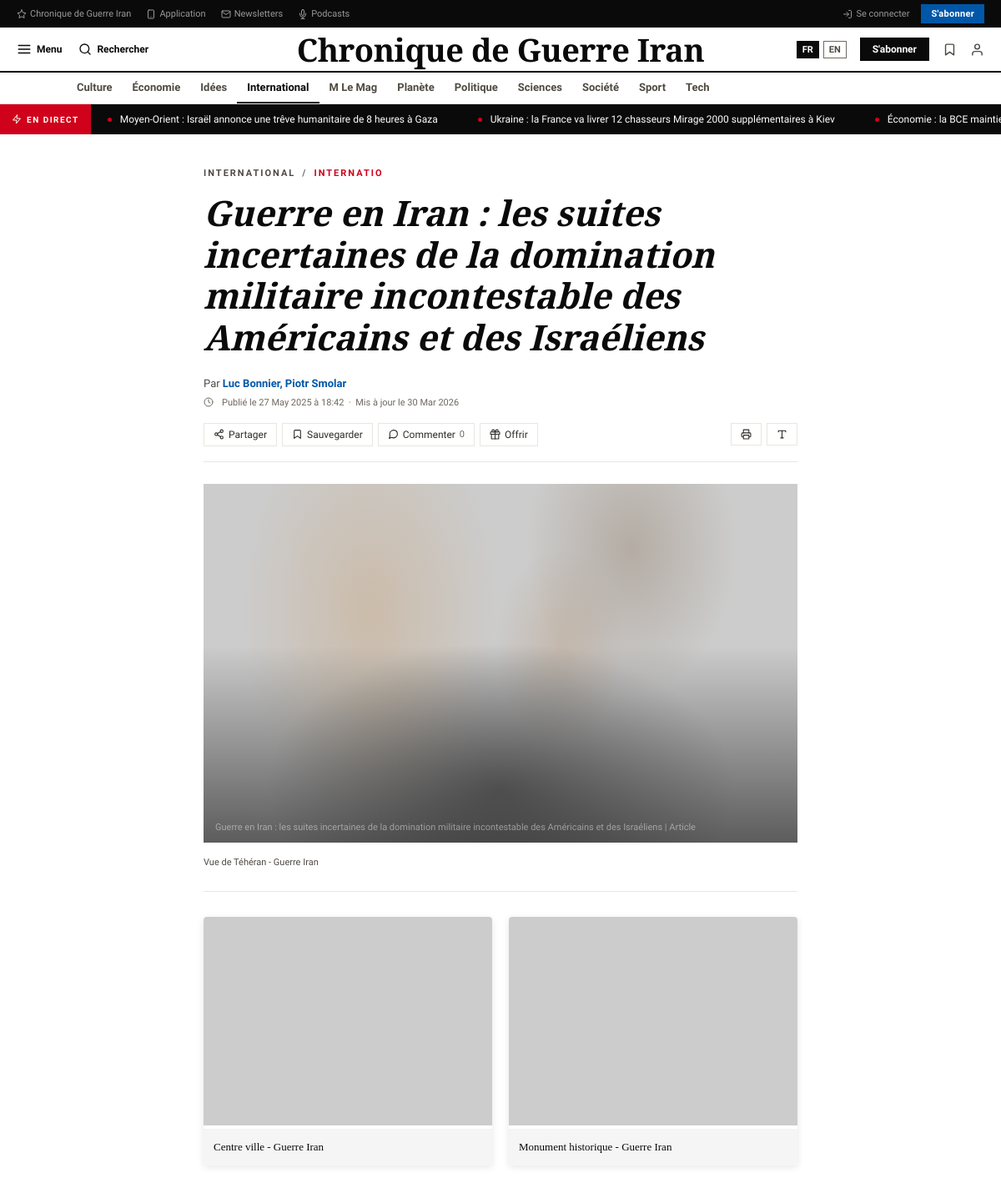
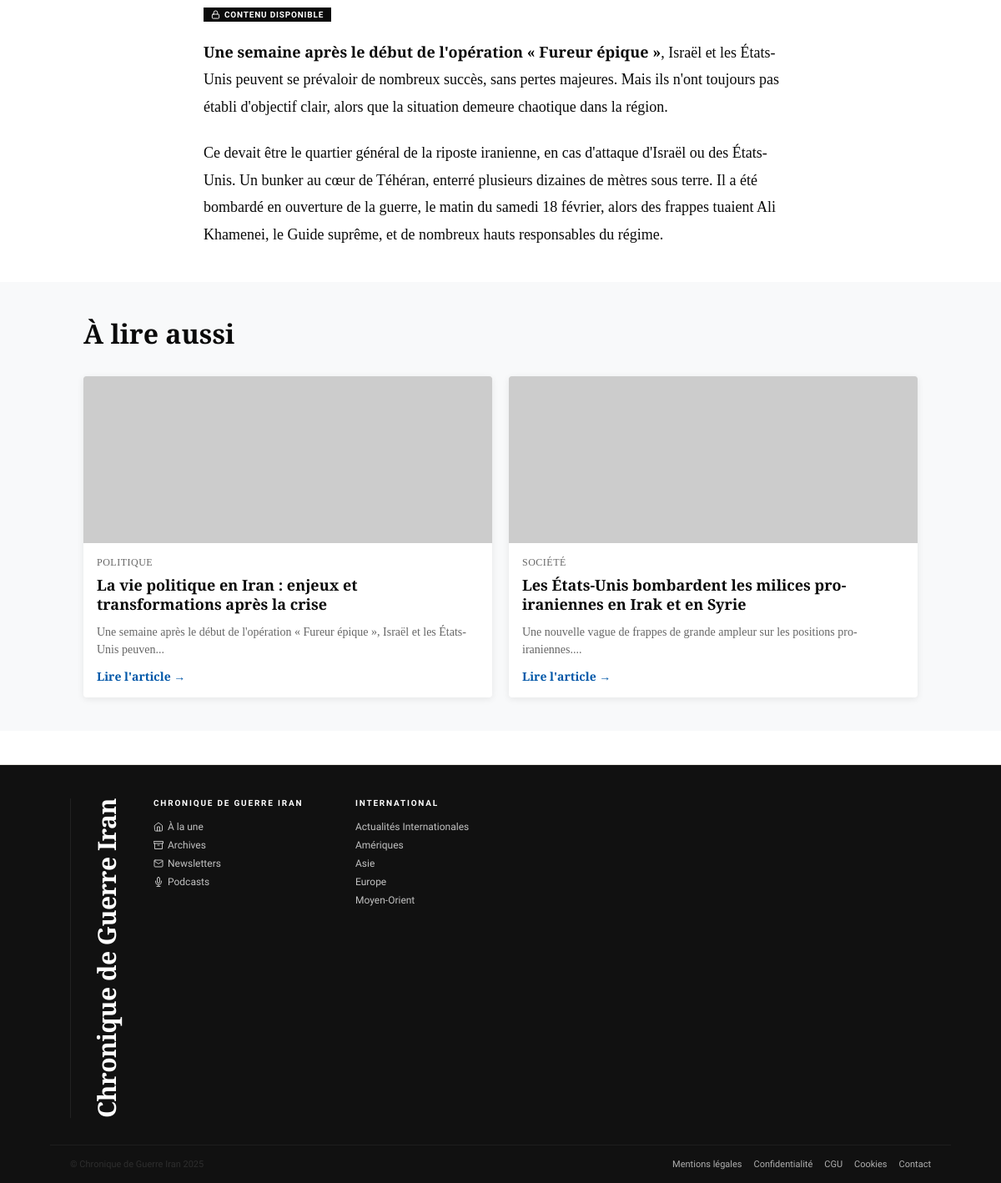
Screenshot of /article.php?id=1 with the database file from the repository (2 pictures, top to bottom).
### tables this page shows
CREATE TABLE IF NOT EXISTS categories (
    id INT AUTO_INCREMENT PRIMARY KEY,
    name VARCHAR(100) NOT NULL UNIQUE,
    slug VARCHAR(100) NOT NULL UNIQUE,
    created_at TIMESTAMP DEFAULT CURRENT_TIMESTAMP,
    updated_at TIMESTAMP DEFAULT CURRENT_TIMESTAMP ON UPDATE CURRENT_TIMESTAMP
);

CREATE TABLE IF NOT EXISTS diffusion (
    id INT AUTO_INCREMENT PRIMARY KEY,
    title VARCHAR(500) NOT NULL,
    status_id INT NOT NULL DEFAULT 1,
    created_at TIMESTAMP DEFAULT CURRENT_TIMESTAMP,
    updated_at TIMESTAMP DEFAULT CURRENT_TIMESTAMP ON UPDATE CURRENT_TIMESTAMP,
    FOREIGN KEY (status_id) REFERENCES statuts(id) ON DELETE RESTRICT,
    INDEX idx_status (status_id),
    INDEX idx_created (created_at)
);

CREATE TABLE IF NOT EXISTS articles (
    id INT AUTO_INCREMENT PRIMARY KEY,
    category_id INT NOT NULL,
    title VARCHAR(255) NOT NULL,
    description VARCHAR(500),
    content LONGTEXT,
    author VARCHAR(150),
    image_url VARCHAR(500),
    is_featured BOOLEAN DEFAULT 0,
    published_at TIMESTAMP DEFAULT CURRENT_TIMESTAMP,
    created_at TIMESTAMP DEFAULT CURRENT_TIMESTAMP,
    updated_at TIMESTAMP DEFAULT CURRENT_TIMESTAMP ON UPDATE CURRENT_TIMESTAMP,
    FOREIGN KEY (category_id) REFERENCES categories(id) ON DELETE CASCADE,
    INDEX idx_category (category_id),
    INDEX idx_published (published_at),
    INDEX idx_featured (is_featured)
);

CREATE TABLE IF NOT EXISTS article_images (
    id INT AUTO_INCREMENT PRIMARY KEY,
    article_id INT NOT NULL,
    image_url VARCHAR(500) NOT NULL,
    caption VARCHAR(500),
    position INT DEFAULT 0,
    created_at TIMESTAMP DEFAULT CURRENT_TIMESTAMP,
    FOREIGN KEY (article_id) REFERENCES articles(id) ON DELETE CASCADE,
    INDEX idx_article (article_id),
    INDEX idx_position (position)
);

### model/Category.php (called while the page is built, shortened)
<?php
class Category {
    private $pdo;
    public function __construct($pdo) {
        $this->pdo = $pdo;
    }
    public function getAll() {
        $sql = "SELECT * FROM categories ORDER BY name ASC";
        $stmt = $this->pdo->prepare($sql);
        $stmt->execute();
        return $stmt->fetchAll(PDO::FETCH_ASSOC);
    }
}
?>

### controller/DiffusionController.php (called while the page is built, shortened)
<?php
require_once __DIR__ . '/../model/Diffusion.php';
require_once __DIR__ . '/../model/Article.php';
class DiffusionController {
    private $diffusion;
    public function __construct($pdo) {
        $this->diffusion = new Diffusion($pdo);
    }
    public function getActive() {
        $diffusions = $this->diffusion->getActive(8);
        return ['diffusions' => $diffusions];
    }
}
?>

### model/Diffusion.php (called while the page is built, shortened)
<?php
class Diffusion {
    private $pdo;
    public function __construct($pdo) {
        $this->pdo = $pdo;
    }
    public function getActive($limit = 10) {
        $sql = "SELECT d.*, s.name as status_name FROM diffusion d
                LEFT JOIN statuts s ON d.status_id = s.id
                WHERE d.status_id IN (1, 3)
                ORDER BY d.created_at DESC
                LIMIT :limit";
        $stmt = $this->pdo->prepare($sql);
        $stmt->bindParam(':limit', $limit, PDO::PARAM_INT);
        $stmt->execute();
        return $stmt->fetchAll(PDO::FETCH_ASSOC);
    }
}
?>

### controller/ArticleController.php (called while the page is built, shortened)
<?php
require_once __DIR__ . '/../model/Article.php';
require_once __DIR__ . '/../model/Category.php';
require_once __DIR__ . '/../model/ArticleImage.php';
class ArticleController {
    private $article;
    private $pdo;
    public function __construct($pdo) {
        $this->pdo = $pdo;
        $this->article = new Article($pdo);
    }
    public function view($article_id) {
        $article = $this->article->getById($article_id);
        $imageModel = new ArticleImage($this->pdo);
        $images = $imageModel->getByArticle($article_id);
        $allArticles = $this->article->getAll(100);
        $otherArticles = array_filter($allArticles, function($a) use ($article_id) {
            return $a['id'] != $article_id;
        });
        $otherArticles = array_slice($otherArticles, 0, 3);
        return [
            'article' => $article,
            'images' => $images,
            'otherArticles' => $otherArticles
        ];
    }
}
?>

### model/Article.php (called while the page is built, shortened)
<?php
class Article {
    private $pdo;
    public function __construct($pdo) {
        $this->pdo = $pdo;
    }
    public function getById($article_id) {
        $sql = "SELECT a.*, c.name as category_name FROM articles a
                LEFT JOIN categories c ON a.category_id = c.id
                WHERE a.id = :id";
        $stmt = $this->pdo->prepare($sql);
        $stmt->bindParam(':id', $article_id, PDO::PARAM_INT);
        $stmt->execute();
        return $stmt->fetch(PDO::FETCH_ASSOC);
    }
    public function getAll($limit = 9, $offset = 0) {
        $sql = "SELECT a.*, c.name as category_name FROM articles a
                LEFT JOIN categories c ON a.category_id = c.id
                ORDER BY a.published_at DESC
                LIMIT :offset, :limit";
        $stmt = $this->pdo->prepare($sql);
        $stmt->bindParam(':offset', $offset, PDO::PARAM_INT);
        $stmt->bindParam(':limit', $limit, PDO::PARAM_INT);
        $stmt->execute();
        return $stmt->fetchAll(PDO::FETCH_ASSOC);
    }
}
?>

### model/ArticleImage.php (called while the page is built, shortened)
<?php
class ArticleImage {
    private $pdo;
    public function __construct($pdo) {
        $this->pdo = $pdo;
    }
    public function getByArticle($article_id) {
        $sql = "SELECT * FROM article_images
                WHERE article_id = :article_id
                ORDER BY position ASC";
        $stmt = $this->pdo->prepare($sql);
        $stmt->bindParam(':article_id', $article_id, PDO::PARAM_INT);
        $stmt->execute();
        return $stmt->fetchAll(PDO::FETCH_ASSOC);
    }
}
?>

### article.php (the view, shortened to what this page needs)
<?php
require_once __DIR__ . '/model/Article.php';
require_once __DIR__ . '/model/Category.php';
require_once __DIR__ . '/controller/ArticleController.php';
require_once __DIR__ . '/controller/DiffusionController.php';
$database = new Database();
$pdo = $database->connect();
$articleController = new ArticleController($pdo);
$categoryModel = new Category($pdo);
$diffusionController = new DiffusionController($pdo);
$article_id = isset($_GET['id']) ? (int)$_GET['id'] : null;
$data = $articleController->view($article_id);
$article = $data['article'];
$images = $data['images'];
$otherArticles = $data['otherArticles'];
$categories = $categoryModel->getAll();
$diffusions = $diffusionController->getActive()['diffusions'];
$heroImage = '';
if (!empty($images)) {
    $heroImage = $images[0]['image_url'];
} elseif (!empty($article['image_url'])) {
    $heroImage = $article['image_url'];
}
$heroCaption = '';
if (!empty($images) && !empty($images[0]['caption'])) {
    $heroCaption = $images[0]['caption'];
} else {
    $heroCaption = $article['description'] ?? '';
}
?>
<!DOCTYPE html>
<html lang="fr">
<head>
    <link rel="stylesheet" href="inc/css/style.css">
</head>
<body>
<div class="util-bar">
  <div class="util-bar__left">
    <a href="#"><svg data-feather="star"></svg>Chronique de Guerre Iran</a>
    <a href="#"><svg data-feather="smartphone"></svg>Application</a>
    <a href="#"><svg data-feather="mail"></svg>Newsletters</a>
    <a href="#"><svg data-feather="mic"></svg>Podcasts</a>
  </div>
  <div class="util-bar__right">
    <a href="#"><svg data-feather="log-in"></svg>Se connecter</a>
    <button class="btn-sub-util">S'abonner</button>
  </div>
</div>
<nav class="main-nav">
  <div class="nav-left">
    <button class="nav-btn">
      <svg data-feather="menu"></svg>
      Menu
    </button>
    <button class="nav-btn search">
      <svg data-feather="search"></svg>
      Rechercher
    </button>
  </div>
  <div class="nav-logo"><a href="index.php">Chronique de Guerre Iran</a></div>
  <div class="nav-right">
    <div class="nav-lang">
      <a href="#" class="active">FR</a>
      <a href="#">EN</a>
    </div>
    <button class="btn-sub-nav">S'abonner</button>
    <span class="nav-icon"><svg data-feather="bookmark"></svg></span>
    <span class="nav-icon"><svg data-feather="user"></svg></span>
  </div>
</nav>
<nav class="rubrique-nav">
  <ul>
    <?php foreach ($categories as $cat): ?>
      <li class="<?php echo $cat['slug'] === 'international' ? 'active' : ''; ?>">
        <a href="category.php?slug=<?php echo urlencode($cat['slug']); ?>">
          <?php echo htmlspecialchars($cat['name']); ?>
        </a>
      </li>
    <?php endforeach; ?>
  </ul>
</nav>
<div class="ticker">
  <div class="ticker-label">
    <svg data-feather="zap"></svg>
    En direct
  </div>
  <div class="ticker-scroll">
    <div class="ticker-track">
      <?php if (!empty($diffusions)): ?>
        <?php foreach ($diffusions as $diffusion): ?>
          <span class="item"><?php echo htmlspecialchars($diffusion['title']); ?></span>
        <?php endforeach; ?>
      <?php else: ?>
        <span class="item">Aucune actualité en direct</span>
      <?php endif; ?>
    </div>
  </div>
</div>
<div class="article-wrap">
  <div class="kicker">
    <span><?php echo htmlspecialchars($article['category_name'] ?? 'Actualités'); ?></span>
    <span class="bullet">/</span>
    <span class="hot"><?php echo htmlspecialchars(substr($article['category_name'], 0, 10)); ?></span>
  </div>
  <h1 class="article-title"><?php echo htmlspecialchars($article['title']); ?></h1>
  <div class="byline">Par <a href="#"><?php echo htmlspecialchars($article['author'] ?? 'Rédaction'); ?></a></div>
  <div class="article-meta">
    <svg data-feather="clock"></svg>
    Publié le <?php echo date('d M Y', strtotime($article['published_at'])); ?> à <?php echo date('H:i', strtotime($article['published_at'])); ?> &nbsp;·&nbsp; Mis à jour le <?php echo date('d M Y', strtotime($article['updated_at'])); ?>
  </div>
  <div class="article-actions">
    <button class="act-btn"><svg data-feather="share-2"></svg> Partager</button>
    <button class="act-btn"><svg data-feather="bookmark"></svg> Sauvegarder</button>
    <button class="act-btn"><svg data-feather="message-circle"></svg> Commenter <span class="count">0</span></button>
    <button class="act-btn"><svg data-feather="gift"></svg> Offrir</button>
    <button class="act-btn"><svg data-feather="printer"></svg></button>
    <button class="act-btn"><svg data-feather="type"></svg></button>
  </div>
  <div class="hero" style="background-image: url('<?php echo htmlspecialchars($heroImage); ?>'); background-size: cover; background-position: center;">
    <div class="hero-caption-text"><?php echo htmlspecialchars($article['title']); ?> | Article</div>
  </div>
  <div class="caption">
    <?php echo htmlspecialchars($heroCaption); ?>
  </div>
  <?php if (count($images) > 1): ?>
  <div style="margin: 30px 0; display: grid; grid-template-columns: repeat(auto-fit, minmax(250px, 1fr)); gap: 20px;">
    <?php foreach (array_slice($images, 1) as $img): ?>
    <div style="border-radius: 4px; overflow: hidden; box-shadow: 0 2px 8px rgba(0,0,0,0.1);">
      <img src="<?php echo htmlspecialchars($img['image_url']); ?>" alt="<?php echo htmlspecialchars($img['caption'] ?? ''); ?>" style="width: 100%; height: 250px; object-fit: cover;">
      <?php if (!empty($img['caption'])): ?>
      <p style="padding: 12px; font-size: 13px; line-height: 1.5; background: #f5f5f5;"><?php echo htmlspecialchars($img['caption']); ?></p>
      <?php endif; ?>
    </div>
    <?php endforeach; ?>
  </div>
  <?php endif; ?>
  <div class="sub-tag"><svg data-feather="lock"></svg> Contenu disponible</div>
  <div class="body">
    <?php echo $article['content']; ?>
  </div>
</div>
<?php if (!empty($otherArticles)): ?>
<section style="background: #f8f9fa; padding: 40px 20px; margin-top: 40px;">
  <div style="max-width: 1000px; margin: 0 auto;">
    <h2 style="font-family: 'Playfair Display', serif; font-size: 32px; margin-bottom: 30px; font-weight: 700;">À lire aussi</h2>
    <div style="display: grid; grid-template-columns: repeat(auto-fit, minmax(300px, 1fr)); gap: 20px;">
      <?php foreach ($otherArticles as $suggested): ?>
      <div style="background: white; border-radius: 4px; overflow: hidden; box-shadow: 0 2px 8px rgba(0,0,0,0.08);">
        <div style="overflow: hidden; height: 200px; background: #e0e0e0;">
          <img src="<?php echo htmlspecialchars($suggested['image_url'] ?? ''); ?>" alt="<?php echo htmlspecialchars($suggested['title']); ?>" style="width: 100%; height: 100%; object-fit: cover;">
        </div>
        <div style="padding: 16px;">
          <div style="font-size: 12px; color: #666; text-transform: uppercase; letter-spacing: 0.5px; margin-bottom: 8px;">
            <?php echo htmlspecialchars($suggested['category_name'] ?? 'Actualités'); ?>
          </div>
          <h3 style="font-family: 'Playfair Display', serif; font-size: 18px; margin-bottom: 10px; line-height: 1.3;">
            <?php echo htmlspecialchars($suggested['title']); ?>
          </h3>
          <p style="font-size: 14px; color: #666; line-height: 1.5; margin-bottom: 12px;">
            <?php echo htmlspecialchars(substr($suggested['description'] ?? '', 0, 100)) . '...'; ?>
          </p>
          <a href="article.php?id=<?php echo $suggested['id']; ?>" style="color: #0057a8; text-decoration: none; font-weight: 600; font-size: 14px;">
            Lire l'article →
          </a>
        </div>
      </div>
      <?php endforeach; ?>
    </div>
  </div>
</section>
<?php endif; ?>
<footer>
  <div class="footer-main">
    <div class="footer-logo">Chronique de Guerre Iran</div>
    <div class="fcol">
      <h4>Chronique de Guerre Iran</h4>
      <a href="index.php"><svg data-feather="home"></svg>À la une</a>
      <a href="#"><svg data-feather="archive"></svg>Archives</a>
      <a href="#"><svg data-feather="mail"></svg>Newsletters</a>
      <a href="#"><svg data-feather="mic"></svg>Podcasts</a>
    </div>
    <div class="fcol">
      <h4>International</h4>
      <a href="category.php?slug=international">Actualités Internationales</a>
      <a href="#">Amériques</a>
      <a href="#">Asie</a>
      <a href="#">Europe</a>
      <a href="#">Moyen-Orient</a>
    </div>
  </div>
  <div class="footer-bottom">
    <span style="color:#2e2e2e;">© Chronique de Guerre Iran 2025</span>
    <div class="footer-bottom-links">
      <a href="#">Mentions légales</a>
      <a href="#">Confidentialité</a>
      <a href="#">CGU</a>
      <a href="#">Cookies</a>
      <a href="#">Contact</a>
    </div>
  </div>
</footer>
</body>
</html>

### rows the page displays
categories: name "Culture"
categories: name "Économie"
categories: name "Idées"
categories: name "International", name "INTERNATIONAL", name "INTERNATIO"
categories: name "M Le Mag"
categories: name "Planète"
categories: name "Politique"
categories: name "Sciences"
categories: name "Société"
categories: name "Sport"
categories: name "Tech"
diffusion: title "Moyen-Orient : Israël annonce une trêve humanitaire de 8 heures à Gaza"
diffusion: title "Ukraine : la France va livrer 12 chasseurs Mirage 2000 supplémentaires à Kiev"
diffusion: title "Économie : la BCE…"
articles: title "Guerre en Iran : les suites incertaines de la domination militaire incontestable des Américains et des Israéliens", author "Luc Bonnier, Piotr Smolar", published_at "27 May 2025", published_at "18:42", updated_at "30 Mar 2026", content "Une semaine après le début de l'opération « Fureur épique » , Israël et les États-Unis peuvent se prévaloir de nombreux succès, sans pertes majeures. Mais ils n'ont toujours pas établi d'objectif clair, alors que la situation demeure chaotique dans la région. Ce devait être le quartier général de la riposte iranienne, en cas d'attaque d'Israël ou des États-Unis. Un bunker au cœur de Téhéran, enterré plusieurs dizaines de mètres sous terre. Il a été bombardé en ouverture de la guerre, le matin du samedi 18 février, alors des frappes tuaient Ali Khamenei, le Guide suprême, et de nombreux hauts responsables du régime."
article_images: caption "Vue de Téhéran - Guerre Iran"
article_images: caption "Centre ville - Guerre Iran"
article_images: caption "Monument historique - Guerre Iran"
articles: category.name "POLITIQUE", title "La vie politique en Iran : enjeux et transformations après la crise", description "Une semaine après le début de l'opération « Fureur épique », Israël et les États-Unis peuven"
articles: category.name "SOCIÉTÉ", title "Les États-Unis bombardent les milices pro-iraniennes en Irak et en Syrie", description "Une nouvelle vague de frappes de grande ampleur sur les positions pro-iraniennes."
